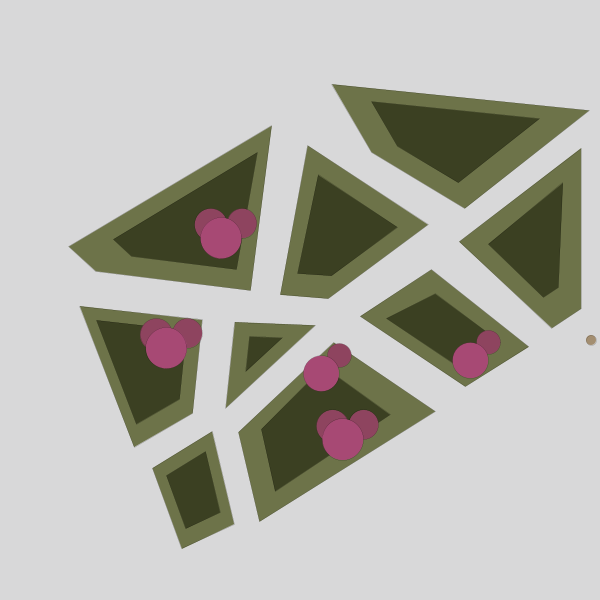
Frame 1 (no input)
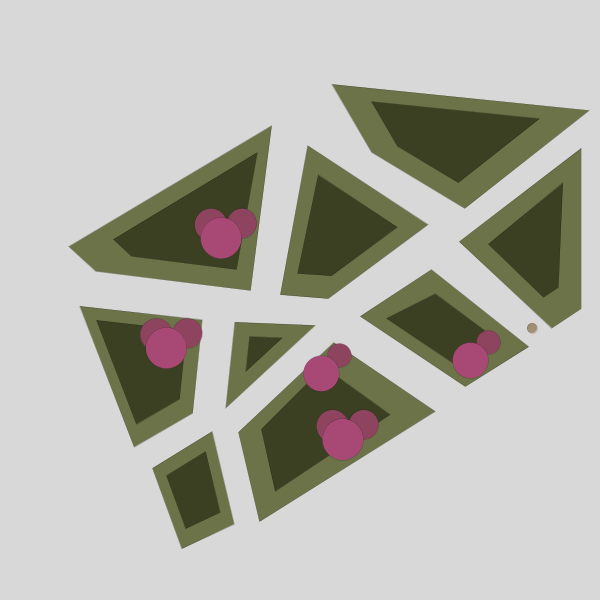
Frame 60 (the mouse pressed at the canvas centre just before this capture)
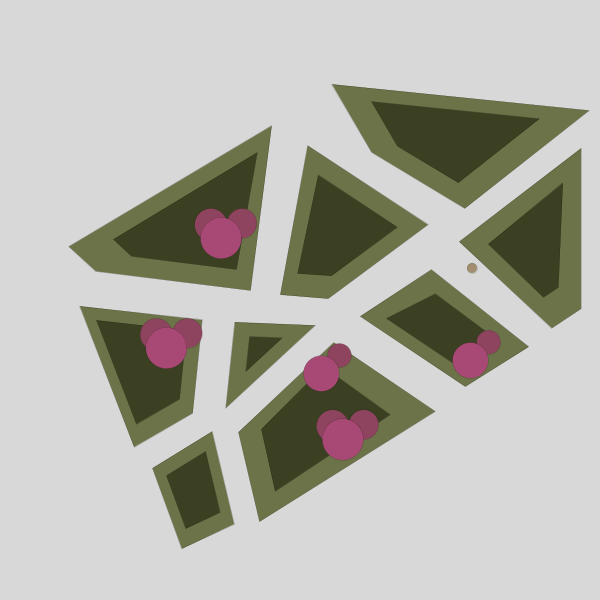
Frame 120 (the mouse held since frame 60 and released just before this capture)

The Processing sketch that drew these frames (run headless with seeded random() and noise(); from frame 60 on, the mouse is pressed at the canvas centre):

// Processing sketch: sketch_221004f
// ── sketch_221004f.pde
// こちらがオリジナルです。
// 【作者】KABIVELAROさん
// 【作品名】Cora´s late night walks
// https://openprocessing.org/sketch/1247325
//

float x=592;
float y=340;
float incrementoX=0;
float incrementoY=0;

void setup() {//LIENZO
  size(600, 600);//ANCHURA X ALTURA
}
void draw() {//VAMOS A DIBUJAR
  background(#d8d8d9); //PAVIMENTO
  strokeWeight(0); // ANCHO DE TODAS LAS FIGURAS SIGUIENTES
  fill(#6D7349); //PASTO BASE ORDEN ESPIRAL DER. IZQ. ARRIBA ABAJO
  quad(331.93, 84.15, 589.26, 110.47, 464.9, 208.52, 371.62, 152.29);
  quad(581.13, 148.06, 581.13, 308.82, 551.89, 328.17, 459.0987, 241.7565);
  quad(360.04, 316.33, 431.3948, 269.5708, 528.9, 346.88, 465.26, 386.76);
  quad(333.85, 342.52, 435.28, 411.4, 259.5, 521.8, 238.4, 432.16);
  quad(212.08, 431.37, 234.11, 524.08, 181.98, 548.91, 152.4, 468.12);
  quad(134.08, 447.11, 192.73, 413.16, 202.19, 319.96, 79.77, 306.02);
  quad(271.8245, 125.6884, 250.6098, 290.5786, 95.8726, 271.2774, 68.8274, 246.6095);
  quad(280.1675, 294.8617, 307.7209, 145.5301, 428.0269, 224.7068, 328.1647, 298.7736);
  triangle(315.27, 325.3, 225.75, 408.12, 234.9, 322.02);
  fill(#3B4022); //PASTO SUPERIOR
  quad(371.38, 101.58, 539.63, 118.79, 458.31, 182.89, 397.33, 146.13);
  quad(562.9866, 182.8888, 558.41, 287.48, 543.41, 297.4, 488.1958, 244.0333);
  quad(386.3496, 318.45, 454.7143, 364.2102, 500.4449, 342.23, 435.2811, 293.8739);
  quad(323.73, 366.94, 390.12, 414.77, 275.07, 491.41, 261.26, 429.18);
  quad(205.64, 451.48, 220.13, 512.46, 185.84, 528.79, 166.38, 475.66);
  quad(136.37, 424.12, 179.59, 399.1, 186.56, 330.43, 96.35, 320.14);
  quad(236.51, 269.57, 131.55, 256.3, 113.2, 239.33, 257.44, 152.23);
  quad(318.13, 174.96, 397.4, 227.13, 331.6, 275.93, 297.52, 273.6);
  triangle(282.34, 337.97, 245.85, 371.72, 249.58, 336.64);
  fill(#8E445F); //JACARANDAS 1
  ellipse(488.4941, 342.23, 23.9017, 23.9017);
  ellipse(363.7205, 424.7092, 29.5996, 29.5996);
  ellipse(332.6593, 426.1708, 32.5228, 32.5228);
  ellipse(339.3675, 355.4685, 23.9017, 23.9017);
  ellipse(187.392, 333.2498, 29.5996, 29.5996);
  ellipse(156.3308, 334.7114, 32.5228, 32.5228);
  ellipse(242.0068, 223.3178, 29.5996, 29.5996);
  ellipse(210.9456, 224.7794, 32.5228, 32.5228);
  fill(#A74974); //JACARANDAS 2
  ellipse(470.3621, 360.3526, 35.6674, 35.6674);
  ellipse(342.762, 439.509, 41.0717, 41.0717);
  ellipse(321.2356, 373.5911, 35.6674, 35.6674);
  ellipse(166.4335, 348.0495, 41.0717, 41.0717);
  ellipse(221.0483, 238.1176, 41.0717, 41.0717);
  //CONDICIONALES
  if (x==592) {
    if (y==340) {
      incrementoX=-1;
      incrementoY=0;
    }// INICIO DER. A IZQ.
  }
  if (x==544) {
    if (y==340) {
      incrementoX=-1;
      incrementoY=-1;
    } //DER A IZQ DIAGONAL HACIA ARRIBA
  }
  if (x==433) {
    if (y==229) {
      incrementoX=-1;
      incrementoY=1;
    }//DER A IZQ DIAGONAL HACIA ABAJO
  }
  if (x==220) {
    if (y==442) {
      incrementoX=0;
      incrementoY=-1;
    }//ABAJO HACIA ARRIBA
  }
  if (x==220) {
    if (y==306) {
      incrementoX=1;
      incrementoY=0;
    }//IZQ A DER
  }
  if (x==276) {
    if (y==306) {
      incrementoX=0;
      incrementoY=-1;
    }//ABAJO HACIA ARRIBA
  }
  if (x==276) {
    if (y==112) {
      incrementoX=1;
      incrementoY=-1;
    }//IZQ A DER DIAGONAL HACIA ARRIBA
  }
  if (x==322) {
    if (y==66) {
      incrementoX=1;
      incrementoY=0;
    }//IZQ A DER
  }
  if (x==592) {
    if (y==66) {
      incrementoX=0;
      incrementoY=1;
    }// FINAL ARRIBA A ABAJO
  }
  fill(#a38e71);//CORA
  x=x+incrementoX;
  y=y+incrementoY;
  ellipse(x, y, 10, 10);
}
